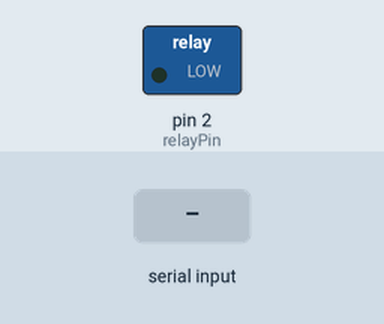
Recording of a sketch running on a simulated Arduino Uno, built with avr-gcc and run on an emulated ATmega328P. Parts: switched loads named in the sketch (green lamp = pin HIGH). The test bench sets the inputs (shaded band).

Above: at 1.2 s.
1.3 s: "1" received over Serial
At 2.2 s:
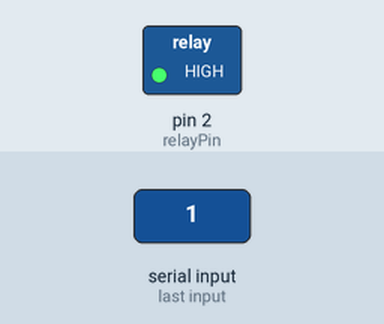
2.8 s: "0" received over Serial
At 3.3 s:
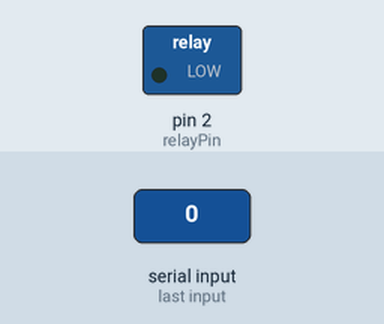
Timing chart, 0 to 5.8 s (numbered marks = the images above; inputs shaded):
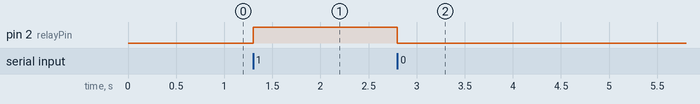

The sketch:

arduino.ino
```cpp
const int relayPin = 2; // Pin connected to the relay

void setup() {
  pinMode(relayPin, OUTPUT);
  Serial.begin(9600); // Set the baud rate to match the Python code
}

void loop() {
  if (Serial.available() > 0) {
    char command = Serial.read();
    if (command == '1') {
      digitalWrite(relayPin, HIGH); // Turn on relay
    } else if (command == '0') {
      digitalWrite(relayPin, LOW); // Turn off relay
    }
  }
}
```

Measured:
- after the input at 1.3 s, pin 2 (relayPin): LOW → HIGH at once
- after the input at 2.8 s, pin 2 (relayPin): HIGH → LOW at once
